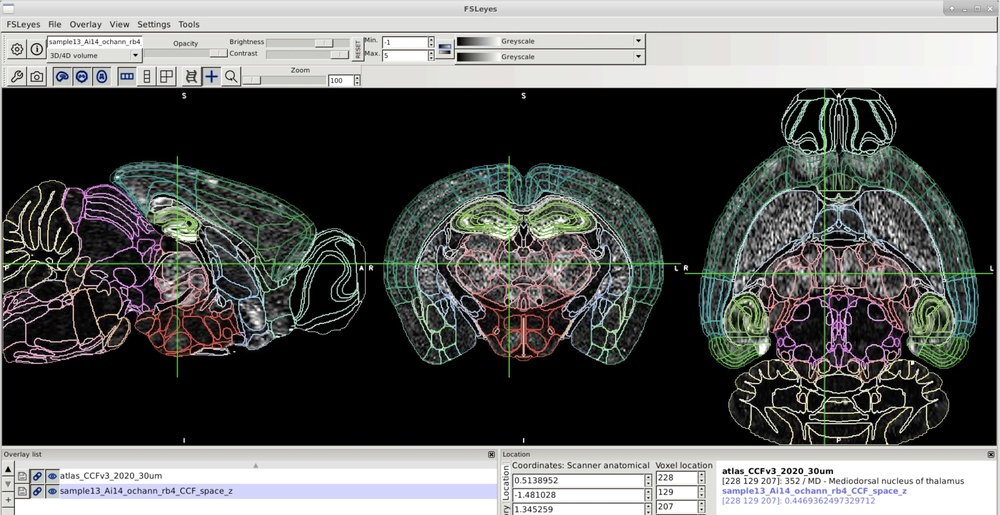
#> input picture _images/FSLeyes_Ai14_image_in_CCFv3_30um_space.JPG, 1000 x 515 px, shrunk from 2456 x 1264 before the run
$ python tif_DoG.py --input ../_images/FSLeyes_Ai14_image_in_CCFv3_30um_space.JPG --sigma1 1.0 --sigma2 1.0
#> lines starting #> are read from the running program, lines starting #| are printed output that depends on the picture
### Heifets_lab_scripts/argparse_utils.py
#!/usr/bin/env python3

import argparse
import textwrap

class SuppressMetavar(argparse.HelpFormatter):
    # [18 lines left out: functions _format_action_invocation, _fill_text, not called in this run]


#Suppress metavar
class SM(argparse.Action):
    def __init__(self, option_strings, dest, nargs=None, **kwargs):
        if nargs is not None:
            kwargs.setdefault('metavar', '')
        super(SM, self).__init__(option_strings, dest, **kwargs)

    def __call__(self, parser, namespace, values, option_string=None):
        setattr(namespace, self.dest, values)

### Heifets_lab_scripts/tif_DoG.py
#!/usr/bin/env python3

import argparse
import cv2
import numpy as np
from rich import print
from rich.traceback import install

from argparse_utils import SuppressMetavar, SM


def parse_args():
    parser = argparse.ArgumentParser(description='Perform image background subtraction on a TIFF file.', formatter_class=SuppressMetavar)
    parser.add_argument('-i', '--input', help='Path to the input TIFF file.', required=True, action=SM)
    parser.add_argument('-o', '--output', help='Path to save the output TIFF file.', default=None, action=SM)
    parser.add_argument('-g1', '--sigma1', help='Sigma for the first Gaussian blur in DoG (targets noise)', default=None, required=True, type=float)
    parser.add_argument('-g2', '--sigma2', help='Sigma for the second Gaussian blur in DoG (targets signal).', default=None, required=True, type=float)
    parser.epilog = """Usage: background_subtract_tif.py -i input.tif -g1 1.0 -g2 2.0

Difference of Gaussians:
    - Sigma1 and sigma2 are the standard deviations for the first and second Gaussian blurs
    - Simga2 (the larger blur) should be ~ 1.0 to 1.5 times the radius of these features of interest
        - E.g., if nuclei have a radius of ~1.5 to 2.5 pixels, sigma2 might be 1.5 to 3.0
    - Sigma1 (the smaller blur) should be smaller than the size of the features you want to keep, ideally around the size of the noise
        - E.g., if noise is ~1 pixel in size, sigma1 might be 0.5 to 1
    - The ratio of simga2 to sigma1 should ideally be at least 1.5 to 2. This helps ensure that the blurring difference is significant enough to highlight the features of interest.
"""

    return parser.parse_args()


def load_tif(tif_path):
    '''Load a single tif file using OpenCV and return ndarray.'''
    img = cv2.imread(tif_path, cv2.IMREAD_UNCHANGED)
#> img is the input picture: shape (515, 1000, 3); mean B, G, R 93, 94.8, 93.4
    if img is None:
        raise FileNotFoundError(f'Could not load the TIFF file from {tif_path}')
    return img

def difference_of_gaussians(img, sigma1, sigma2):
    '''Subtract one blurred version of the image from another to highlight edges.'''
#> called with sigma1 = 1, sigma2 = 1
    blur1 = cv2.GaussianBlur(img, (0, 0), sigma1)
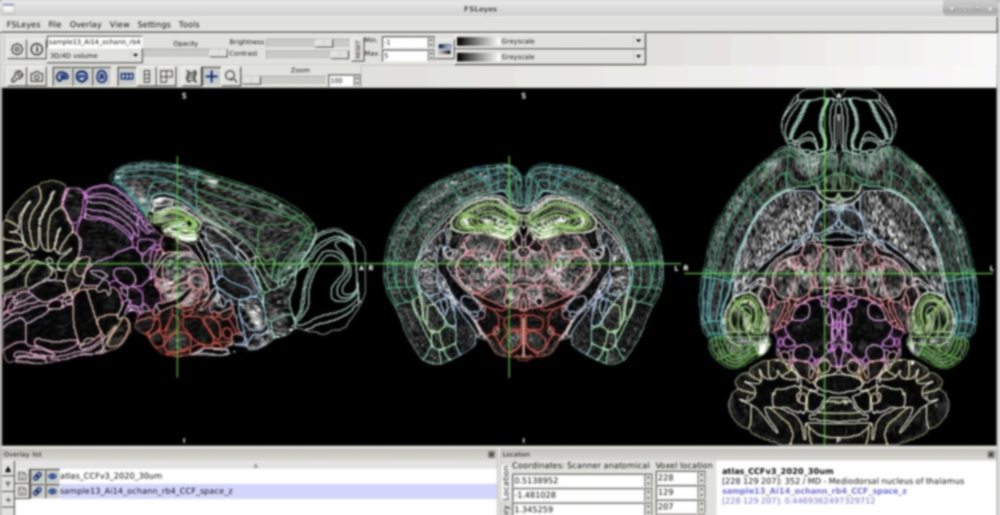
#> blur1: shape (515, 1000, 3); mean B, G, R 93, 94.8, 93.4
    blur2 = cv2.GaussianBlur(img, (0, 0), sigma2)
    dog_img = cv2.subtract(blur1, blur2)
#> dog_img: shape (515, 1000, 3); every value is 0
    return dog_img

def save_tif(img, output_path):
    '''Save an image as a tif file.'''
    cv2.imwrite(output_path, img)


def main():
    args = parse_args()

    # Load the image
    img = load_tif(args.input)

    # Apply difference of Gaussians if sigmas are provided
    img = difference_of_gaussians(img, args.sigma1, args.sigma2)
    print(f'Applied Difference of Gaussians with sigmas {args.sigma1} and {args.sigma2}.')

    # Save the processed image
    output_path = args.output if args.output is not None else args.input.replace('.tif', f'_DoG{args.sigma2}-{args.sigma1}.tif')
    save_tif(img, output_path)


if __name__ == '__main__':
    install()
    main()

$ run again, on _images/Ilastik_c-Fos_example.JPG
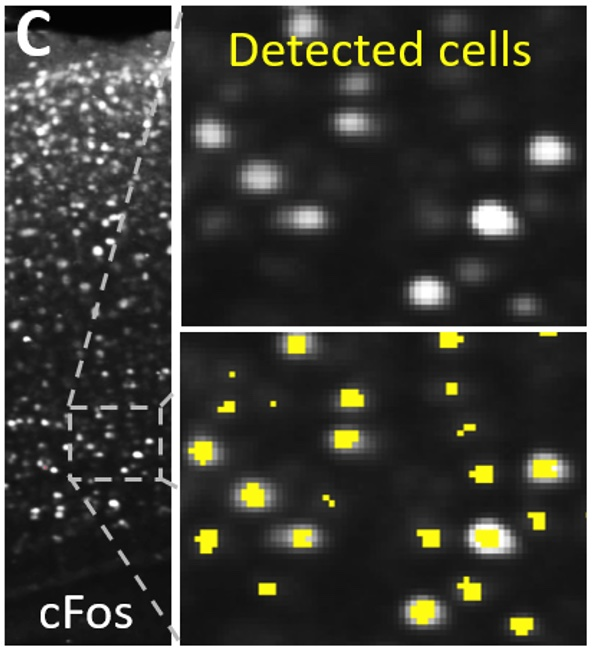
#> input picture _images/Ilastik_c-Fos_example.JPG, 592 x 652 px
#> in load_tif, img is the input picture: shape (652, 592, 3); mean B, G, R 54.9, 60.8, 60.8
#> in difference_of_gaussians, `blur1 = cv2.GaussianBlur(img, (0, 0), sigma1)`:
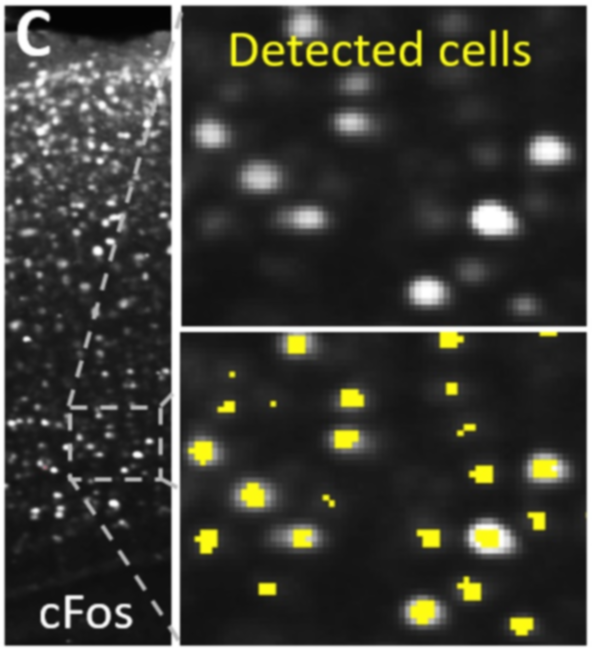
#> blur1: shape (652, 592, 3); mean B, G, R 54.9, 60.8, 60.8
#> dog_img: shape (652, 592, 3); every value is 0
